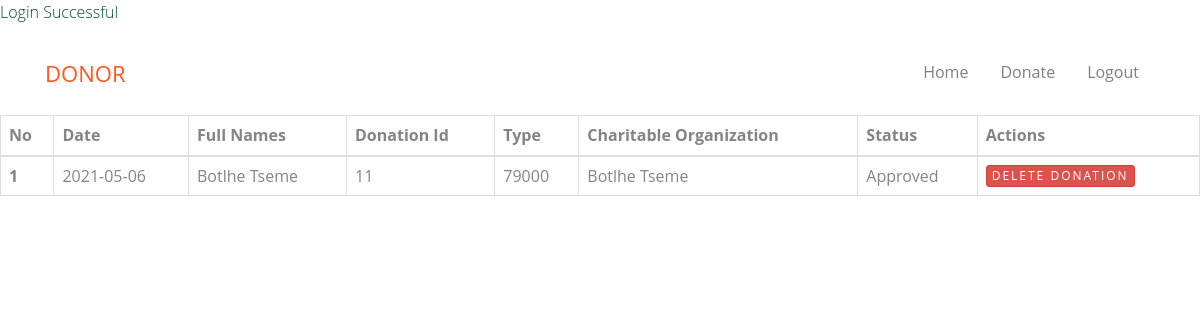
Page /donation.php (signed in) on the committed database.
### tables this page shows
CREATE TABLE `donate` (
  `id` int(100) NOT NULL,
  `name` varchar(100) NOT NULL,
  `username` varchar(100) NOT NULL,
  `number` int(100) NOT NULL,
  `type` varchar(100) NOT NULL,
  `donation` varchar(100) NOT NULL,
  `specify` varchar(100) NOT NULL,
  `date` date NOT NULL,
  `status` varchar(255) NOT NULL
);

### donation.php (the view, shortened to what this page needs)
<link rel="stylesheet" href="css/login.css">
<?php
include('logincheckdonor.php');
if(isset($_SESSION['login']))
{
    echo $_SESSION['login'];
}
?>
<head>
    <link rel="stylesheet" href="https://maxcdn.bootstrapcdn.com/bootstrap/4.0.0/css/bootstrap.min.css"
>
</head>
<!DOCTYPE html>
	<head>
	<link rel="stylesheet" href="css/animate.css">
	<link rel="stylesheet" href="css/icomoon.css">
	<link rel="stylesheet" href="css/bootstrap.css">
	<link rel="stylesheet" href="css/superfish.css">
	<link rel="stylesheet" href="css/style.css">
	</head>
	<body  >
		<header id="fh5co-header-section" class="sticky-banner">
			<div class="container">
				<div class="nav-header">
					<h1 id="fh5co-logo"><a href="<?php echo SITEURL .'donation.php' ?>">Donor </a></h1>
					<nav id="fh5co-menu-wrap" role="navigation">
						<ul class="sf-menu" id="fh5co-primary-menu">
							<li><a href=" <?php  echo SITEURL .'donation.php' ?>">Home</a></li>
							<li><a href="<?php echo SITEURL .'donate.php' ?>">Donate</a></li>
							<li><a href="<?php echo SITEURL .'logoutdonor.php' ?>">Logout</a></li>
						</ul>
					</nav>
				</div>
			</div>
		</header>
<table class="table table-bordered m-table m-table--border-metal m-table--head-bg-primary">
    <thead>
        <tr>
            <th scope="col">No</th>
           <th scope="col">Date</th>
            <th scope="col">Full Names</th>
            <th scope="col">Donation Id</th>
            <th scope="col">Type</th>
            <th scope="col">Charitable Organization </th>
            <th scope="col">Status</th>
            <th scope="col">Actions</th>
        </tr>
    </thead>
<?php
            $sql = "SELECT * FROM donate WHERE username='".$_SESSION['user']."' ORDER BY 'date' DESC ";
            $res = mysqli_query($conn, $sql);
                $count = mysqli_num_rows($res);
                $sn = 1;
                 if($count>0)
                 {
                    while ($row= mysqli_fetch_assoc($res)) {
                     $id = $row['id'];
                     $date=$row['date'];
                       $name = $row['name'];
                         $type= $row['type'];
                 $specify=$row['specify'];
                   $status=$row['status'];
                     ?>
    <tbody>
        <tr>
            <th><?php echo $sn++; ?></th>
            <td> <?php echo $date; ?></td>
            <td><?php echo $name; ?></td>
            <td><?php echo $id; ?></td>
            <td><?php echo $type; ?></td>
            <td><?php echo $specify; ?></td>
            <td><?php echo $status; ?></td>
             <td > <a href="delete-donation.php?donor_del=<?php echo $row['id'];?>" onclick="return confirm('Are you sure you want to delete the donation?');" class="btn btn-danger btn-flat btn-addon btn-xs m-b-10"><i class="fa fa-trash-o" style="font-size:16px"></i>Delete Donation</a>
</tr>
                     <?php
                    }
                }
                     else
                     {
                        ?>
                    <tr>
                  <td colspan="13"><div class="error">No Donations Submitted</div></td>
                 </tr>
<?php
                     }
                     ?>
    </tbody>
</table>

### css/login.css (style rules this page uses)
body { font-family: "Poppins", sans-serif; height: 100vh; }
a { color: #ff5722; display:inline-block; text-decoration: none; font-weight: 400; }
.success { color:#034d22; }
.btn-danger { background-color:#f11325; padding: 1%; color: white; text-decoration: none; font-weight: bold; }
* { box-sizing: border-box; }

### css/superfish.css (style rules this page uses)
.sf-menu, .sf-menu * { margin: 0; padding: 0; list-style: none; }
.sf-menu li { position: relative; }
.sf-menu > li { float: left; }
.sf-menu a { display: block; position: relative; }
.sf-menu { float: left; margin-bottom: 1em; }
.sf-menu a { border-left: 1px solid #fff; border-top: 1px solid #dFeEFF; border-top: 1px solid rgba(255,255,255,.5); padding: .75em 1em; text-decoration: none; zoom: 1; }
.sf-menu a { color: #13a; }
.sf-menu li { background: #BDD2FF; white-space: nowrap; *white-space: normal; -webkit-transition: background .2s; transition: background .2s; }

### css/style.css (style rules this page uses)
body { font-family: "Open Sans", Arial, sans-serif; line-height: 1.6; font-size: 16px; background: #fff; color: #848484; font-weight: 300; overflow-x: hidden; }
a { color: #ff5722; -webkit-transition: 0.5s, ease; -o-transition: 0.5s, ease; transition: 0.5s, ease; }
p, ul, ol { margin-bottom: 1.5em; font-size: 16px; color: #848484; font-family: "Open Sans", Arial, sans-serif; }
h1, h2, h3, h4, h5, h6 { color: #5a5a5a; font-family: "Open Sans", Arial, sans-serif; font-weight: 400; margin: 0 0 30px 0; }
.sf-menu { margin: 7px 0 0 0 !important; }
.sf-menu { float: right; }
.sf-menu a { color: rgba(0, 0, 0, 0.5); padding: 0.75em 1em !important; font-weight: normal; border-left: none; border-top: none; border-top: none; text-decoration: none; zoom: 1; font-size: 16px; border-bottom: none !important; }
.sf-menu li, .sf-menu ul li, .sf-menu ul ul li, .sf-menu li:hover, .sf-menu li.sfHover { background: transparent; }
#fh5co-header-section { padding: 0; position: relative; left: 0; width: 100%; z-index: 1022; background: #fff; }
.nav-header { position: relative; float: left; width: 100%; }
#fh5co-logo { position: relative; z-index: 2; font-size: 22px; text-transform: uppercase; margin-top: 35px; font-weight: 700; float: left; }
#fh5co-logo a { color: #ff5722; }
#fh5co-menu-wrap { position: relative; z-index: 2; display: block; float: right; margin-top: 15px; }
#fh5co-menu-wrap .sf-menu a { padding: 1em .75em; }
.btn { -webkit-transition: 0.3s; -o-transition: 0.3s; transition: 0.3s; }
.btn { text-transform: uppercase; letter-spacing: 2px; -webkit-transition: 0.3s; -o-transition: 0.3s; transition: 0.3s; }

### rows in the picture
donate: date "2021-05-06", name "Botlhe Tseme", id "11", type "79000", specify "Botlhe Tseme", status "Approved"

### other values in the picture
$_SESSION['login'] "Login Successful"
